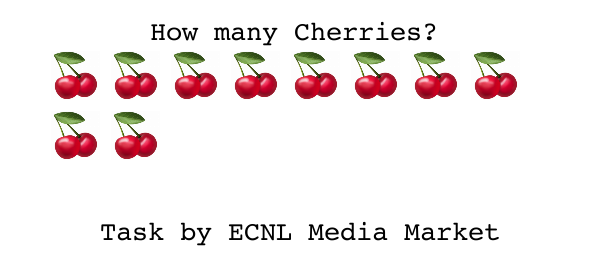
#> input picture sampletask/-271373711.png, 600 x 260 px; its folder holds only this picture in this run
$ python solve.py
#> lines starting #> are read from the running program, lines starting #| are printed output that depends on the picture
#> in solve_image, img is the input picture: shape (260, 600, 3); mean B, G, R 234.7, 234.9, 242.7
"""
VisionTap Math Test Solver v2
Flow: OCR first to detect type → then solve accordingly
Only B&W for fruit counting. Everything else uses original image.
"""
import cv2
import numpy as np
import pytesseract
import re
import os
import sys
import io
sys.stdout = io.TextIOWrapper(sys.stdout.buffer, encoding='utf-8')

pytesseract.pytesseract.tesseract_cmd = r'C:\Program Files\Tesseract-OCR\tesseract.exe'
SAMPLE_DIR = os.path.join(os.path.dirname(__file__), "..", "sampletask")
OUTPUT_DIR = os.path.join(os.path.dirname(__file__), "output")


def ocr(img):
    """Fast OCR on image."""
    gray = cv2.cvtColor(img, cv2.COLOR_BGR2GRAY) if len(img.shape) == 3 else img
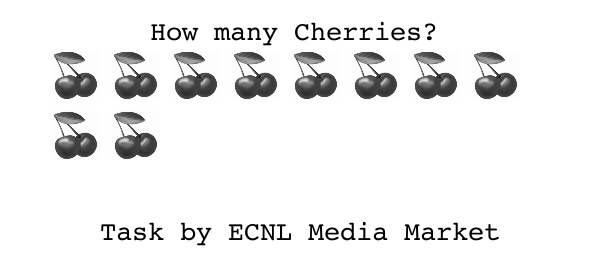
#> gray: shape (260, 600); min 0, max 255, mean 237.2
    scaled = cv2.resize(gray, None, fx=2, fy=2, interpolation=cv2.INTER_CUBIC)
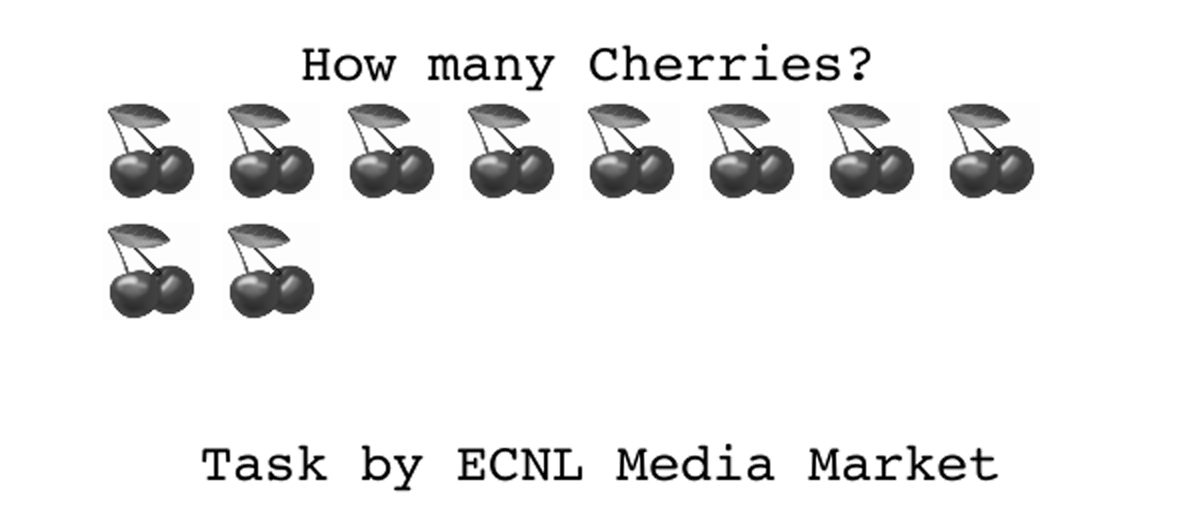
#> scaled: shape (520, 1200); min 0, max 255, mean 237
    return pytesseract.image_to_string(scaled, config='--psm 6').strip()


# [184 lines left out: functions to_bw_fruits, count_fruits, detect_operator, solve_fruit_counting, solve_emoji_math, solve_word_problem and 1 more, not called in this run]


def solve_image(filepath):
    """Main: detect type via OCR, then solve accordingly."""
    import time
    filename = os.path.basename(filepath)
    print(f"\n{'='*50}")
    print(f"Processing: {filename}")

    start = time.time()

    img = cv2.imread(filepath)
    if img is None:
        print(f"  ERROR: Could not read image")
        return None, None

    text = ocr(img)
    text_lower = text.lower()
    print(f"  OCR: {text}")

    # Type 1: Fruit counting
    if 'how many' in text_lower or 'count' in text_lower:
        count, bw = solve_fruit_counting(img)
        print(f"  -> Fruit counting: {count}")
        return count, bw

    # Type 2: Emoji math or digit boxes
    if 'what is the answer' in text_lower or 'answer' in text_lower:
        # Check if image has colored boxes (digit boxes) vs fruits (emoji math)
        hsv = cv2.cvtColor(img, cv2.COLOR_BGR2HSV)
        h_img, w_img = img.shape[:2]
        roi = hsv[int(h_img*0.3):int(h_img*0.7), int(w_img*0.05):int(w_img*0.95)]

        # Digit boxes: blue/gray colored regions (hue 100-130 or low saturation)
        blue = ((roi[:,:,0] > 100) & (roi[:,:,0] < 130) & (roi[:,:,1] > 30) & (roi[:,:,2] > 50))
        gray_box = (roi[:,:,1] < 50) & (roi[:,:,2] > 100) & (roi[:,:,2] < 220)
        box_pixels = np.sum(blue | gray_box)
        total_pixels = roi.shape[0] * roi.shape[1]
        box_ratio = box_pixels / total_pixels

        # Emoji math: fruits are small round colored objects, mostly white bg
        # Digit boxes: large rectangular colored blocks
        if box_ratio > 0.10:
            result = solve_digit_boxes(img)
            if result is not None:
                print(f"  -> Digit boxes: {result}")
                return result, None

        # Emoji math fallback
        result, _ = solve_emoji_math(img)
        print(f"  -> Emoji math: {result}")
        return result, None

    # Type 3: Word problem
    if 'solve' in text_lower or 'question' in text_lower or 'what is' in text_lower:
        result = solve_word_problem(img)
        if result is not None:
            print(f"  -> Word problem: {result}")
            return result, None

    # Fallback: try word problem
    result = solve_word_problem(img)
    if result is not None:
        print(f"  -> Fallback word problem: {result}")
        return result, None

    print(f"  -> UNKNOWN")
    return None, None


def main():
    os.makedirs(OUTPUT_DIR, exist_ok=True)

    files = sorted([f for f in os.listdir(SAMPLE_DIR) if f.endswith('.png')])
    print(f"Found {len(files)} images")

    # Expected answers for verification
    expected = {
        "-271373711.png": 10,   # Cherries (10 pairs, counted individually)
        "-548334919.png": 2207, # 1633+574
        "-736908537.png": 10,   # 9+1 apples
        "-841405229.png": 1628080, # 1732x940
        "1044439050.png": 3734, # 2953+781
        "1118029390.png": 20,   # 13+7 apples
        "1406471571.png": 77,   # 11x7 apples
        "2108051732.png": 9,    # Grapes
        "246227139.png": 140,   # 143-3
        "282852146.png": 21,    # 7x3 apples
        "596109935.png": 191,    # 678-869 (absolute value)
        "752325447.png": 4,     # Oranges
        "777523089.png": 658987,# 2003x329
    }

    results = {}
    times = {}
    for f in files:
        filepath = os.path.join(SAMPLE_DIR, f)
        import time
        t0 = time.time()
        answer, bw_img = solve_image(filepath)
        elapsed = time.time() - t0
        times[f] = elapsed
        if answer is not None:
            answer = abs(answer)
        if answer is not None:
            # Save: B&W for fruit counting, original for others
            if bw_img is not None:
                out_path = os.path.join(OUTPUT_DIR, f"{answer}_{f}")
                cv2.imwrite(out_path, bw_img)
            else:
                out_path = os.path.join(OUTPUT_DIR, f"{answer}_{f}")
                img = cv2.imread(filepath)
                cv2.imwrite(out_path, img)
            print(f"  SAVED: {os.path.basename(out_path)}")
        results[f] = answer

    print(f"\n{'='*50}")
    print(f"RESULTS:")
    correct = 0
    total_time = 0
    for f, ans in results.items():
        exp = expected.get(f, "?")
        match = "OK" if ans == exp else "WRONG"
        if ans == exp:
            correct += 1
        t = times[f]
        total_time += t
        print(f"  {f}: expected={exp} got={ans} [{match}] ({t:.3f}s)")

    print(f"\nAccuracy: {correct}/{len(files)}")
    print(f"Total time: {total_time:.3f}s  Avg: {total_time/len(files):.3f}s per image")


if __name__ == "__main__":
    main()
#> (the call stopped at in ocr, `return pytesseract.image_to_string(scaled, config='--psm 6').strip()`: pytesseract is not available in this run)

$ run again, on sampletask/1044439050.png
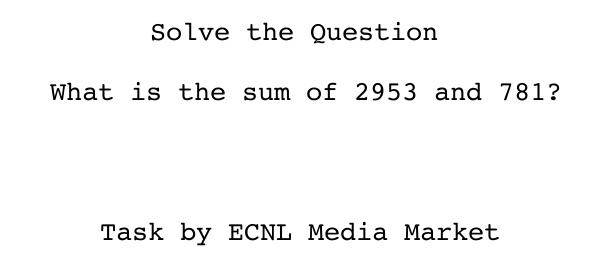
#> input picture sampletask/1044439050.png, 600 x 260 px
#> in solve_image, img is the input picture: shape (260, 600, 3); min 0, max 255, mean 247
#> in ocr, `scaled = cv2.resize(gray, None, fx=2, fy=2, interpolation=cv2.INTER_CU..`:
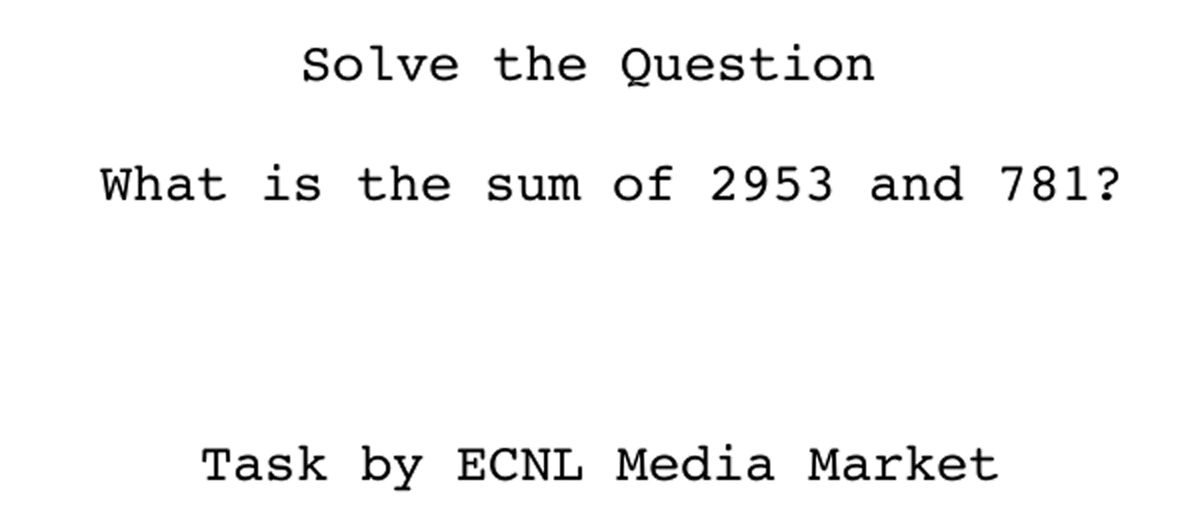
#> scaled: shape (520, 1200); min 0, max 255, mean 246.9

$ run again, on sampletask/1118029390.png
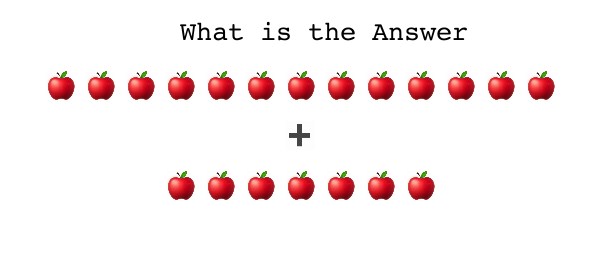
#> input picture sampletask/1118029390.png, 600 x 260 px
#> in solve_image, img is the input picture: shape (260, 600, 3); mean B, G, R 238.1, 238, 248
#> in ocr, `gray = cv2.cvtColor(img, cv2.COLOR_BGR2GRAY) if len(img.shape) == 3 el..`:
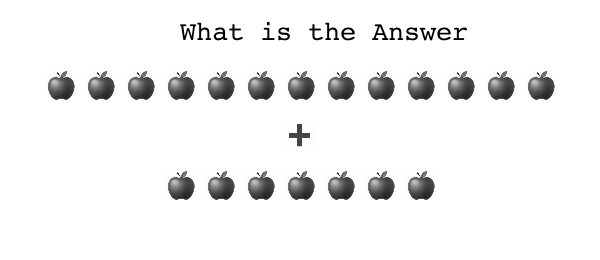
#> gray: shape (260, 600); min 0, max 255, mean 241

$ run again, on sampletask/-548334919.png
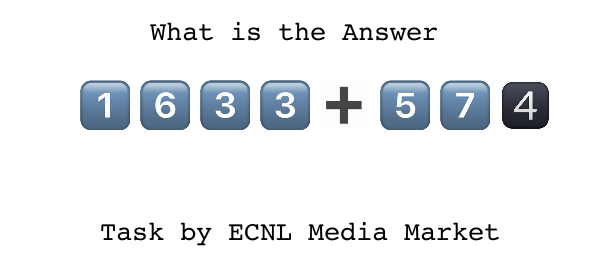
#> input picture sampletask/-548334919.png, 600 x 260 px
#> in solve_image, img is the input picture: shape (260, 600, 3); mean B, G, R 239, 236.5, 234.1
#> in ocr, `gray = cv2.cvtColor(img, cv2.COLOR_BGR2GRAY) if len(img.shape) == 3 el..`:
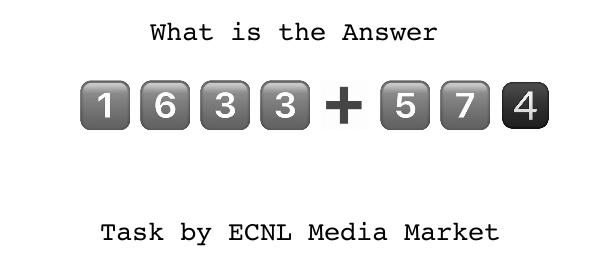
#> gray: shape (260, 600); min 0, max 255, mean 236
#> in ocr, `scaled = cv2.resize(gray, None, fx=2, fy=2, interpolation=cv2.INTER_CU..`:
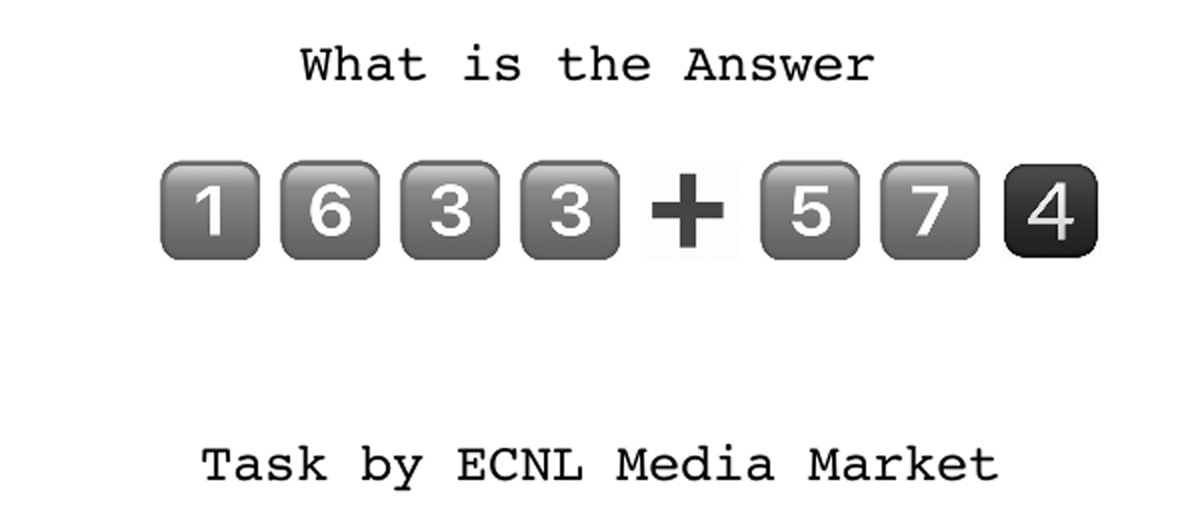
#> scaled: shape (520, 1200); min 0, max 255, mean 235.9
